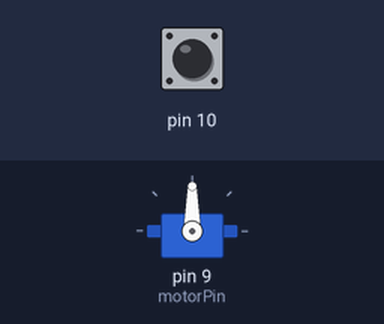
Recording of a sketch running on a simulated Arduino Uno, built with avr-gcc and run on an emulated ATmega328P. Parts: servo. Inputs (shaded band) come from the test bench; at power-on: pin 10 HIGH.

Above: at 1.2 s.
1.3 s: pin 10 pulled LOW for 0.15 s
At 2.3 s:
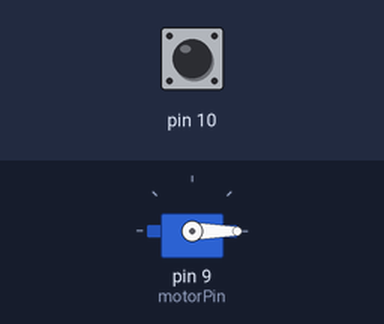
Timing chart, 0 to 7.9 s (numbered marks = the images above; inputs shaded):
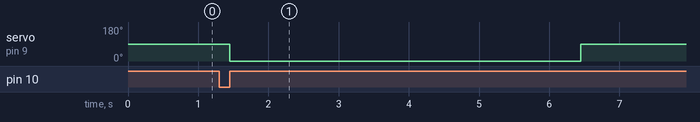

The sketch:

Interrupciones.ino
```cpp
#include <Servo.h>

const int buttonPin = 2;
const int motorPin = 9;

volatile bool buttonPressed = false;
Servo motor;
unsigned long timerStartTime = 0;
const unsigned long timerDuration = 5000;  // 5 segundos

void setup() {
  // Configurar pin de botón como entrada con resistencia de pull-down interna
  DDRB &= ~(1 << DDB2);  // Configurar pin 2 como entrada
  PORTB |= (1 << PORTB2); // Activar resistencia de pull-down en pin 2

  // Configurar pin de motor como salida
  DDRB |= (1 << DDB1);  // Configurar pin 9 como salida

  // Configurar y mover el servo motor a la posición inicial
  motor.attach(motorPin);
  motor.write(90);

  Serial.begin(9600);

  // Configurar la interrupción para el cambio de estado en el pin del botón
  PCICR |= (1 << PCIE0);                     // Habilitar interrupciones por cambio de estado en el puerto B
  PCMSK0 |= (1 << PCINT2);                    // Habilitar interrupciones para PB2 (pin 2)
}

void loop() {
  // Tu código principal aquí
  // Por ejemplo, verificar el estado del botón
  if (buttonPressed) {
    // Mover el servo motor 90 grados
    motor.write(0);

    // Iniciar el temporizador
    timerStartTime = millis();

    // Restablecer el estado del botón
    buttonPressed = false;
  }

  // Verificar si ha pasado el tiempo del temporizador
  if (millis() - timerStartTime >= timerDuration) {
    // Mover el servo motor a la posición inicial
    motor.write(90);
  }
}

// Rutina de interrupción para el cambio de estado en el pin del botón
ISR(PCINT0_vect) {
  // Verificar el estado del botón y actualizar la bandera correspondiente
  if (PINB & (1 << PINB2)) {
    buttonPressed = true;
  }
}
```

Measured:
- after the input at 1.3 s, servo on pin 9 (motorPin): 90° → 0° after 0.15 s, → 90° 5.0 s later
